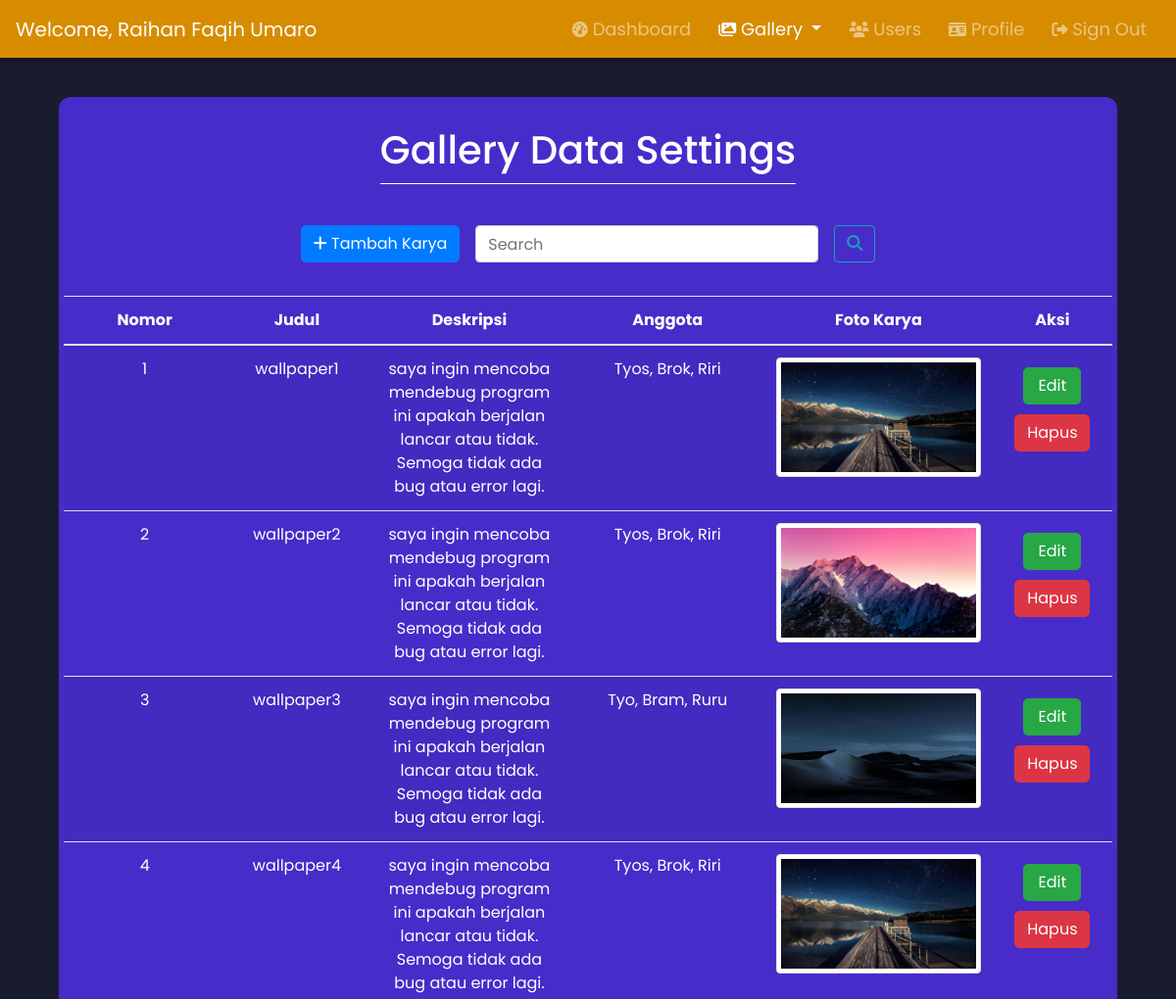
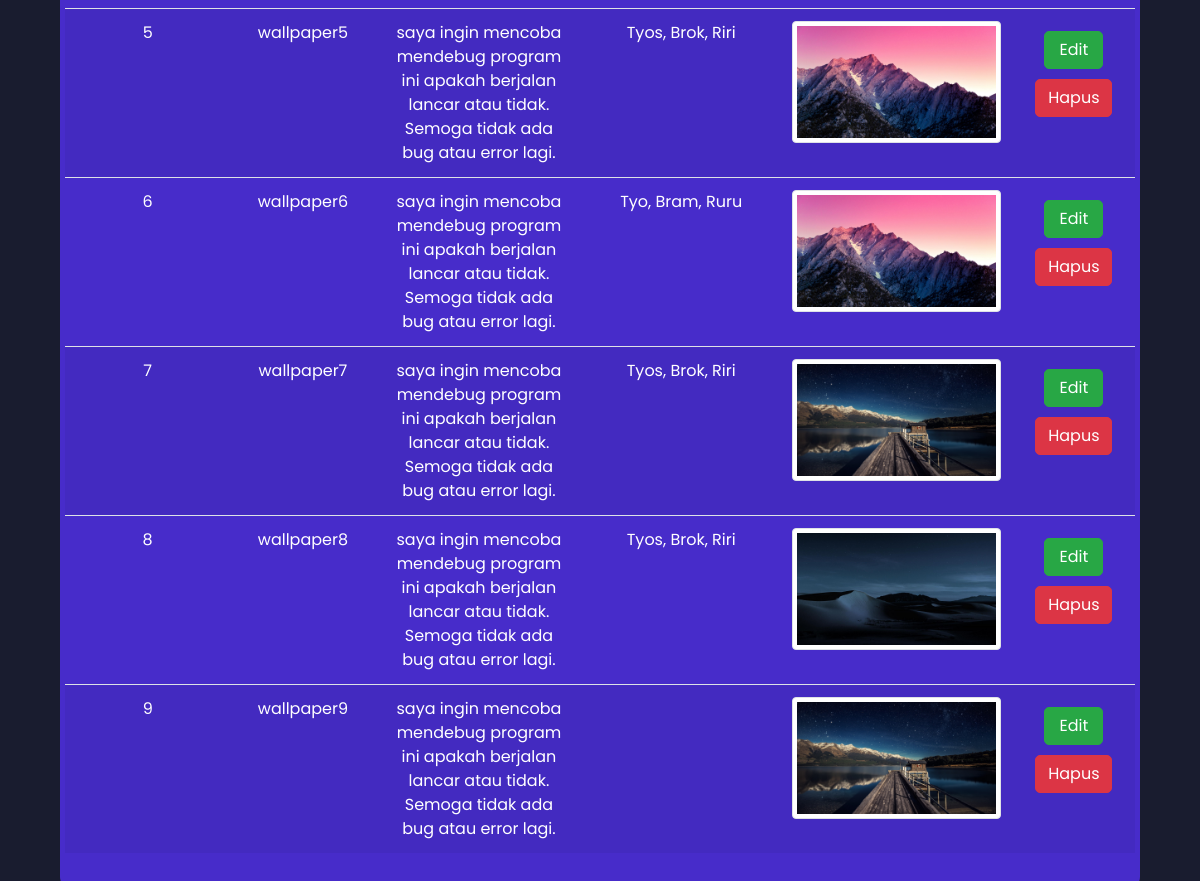
/User_Regist/admin-gallery-data.php (signed in), run on the app's committed database (2 pictures, top to bottom).
### tables this page shows
CREATE TABLE `data_karya` (
  `id` int(11) NOT NULL,
  `judul` varchar(255) NOT NULL,
  `deskripsi` text NOT NULL,
  `anggota` varchar(255) NOT NULL,
  `foto_karya` varchar(255) NOT NULL
);

### User_Regist/admin-gallery-data.php (the view, shortened to what this page needs)
<?php
    include 'header-admin.php';
?>
<section>
    <div class="container animwo mw-100" id="box" style=" color:white; padding-top: 30px; margin-top: 40px;">
        <div class="row justify-content-md-center">
            <div class="col-md-auto">
                <h1 style="text-align: center;" class="fadeInUp">Gallery Data Settings</h1>
                <hr style="border-top: 1px solid white; margin-bottom: 10px; margin-top: 10px">
            <br>
            </div>
            <form action="" method="POST">
                <div class="d-flex bd-highlight mb-3">
                    <div class="mr-auto p-2 bd-highlight">
                        <a href="admin-unggah">
                            <button name="edit-pass-btn" type="submit" class="btn btn-primary" data-toggle="modal" data-target="#exampleModal" style=" border-radius: 5px; width:fit-content" >
                            <i class="fas fa-plus"></i> Tambah Karya
                            </button>
                        </a>
                    </div>
                    <div class="p-2 bd-highlight">
                        <input name="cari" autofocus autocomplete="off" class="form-control mr-sm-2" type="search" placeholder="Search" aria-label="Search">
                    </div>
                    <div class="p-2 bd-highlight">
                        <button name="btn-cari"class="btn btn-outline-info my-2 my-sm-0" type="submit" style="width: fit-content;"><i class="fas fa-search"></i></button>
                    </div>
                </div>
            </form>
            <div class="table-responsive">
                <table class="table table-striped table-image">
                    <thead >
                        <tr>
                            <th scope="col">Nomor</th>
                            <th scope="col">Judul</th>
                            <th scope="col">Deskripsi</th>
                            <th scope="col">Anggota</th>
                            <th scope="col">Foto Karya</th>
                            <th scope="col">Aksi</th>
                        </tr>
                    </thead>
                    <tbody>
                        <?php
                            $query = "SELECT * FROM data_karya ORDER BY id ASC";
                            $result = mysqli_query($conn, $query);
                            $ID = 1;
                            while($row = mysqli_fetch_assoc($result))
                            {
                            ?>
                            <tr>
                                <td><?php echo $ID; ?></td>
                                <td><?php echo $row['judul']; ?></td>
                                <td><?php echo $row['deskripsi']; ?></td>
                                <td><?php echo $row['anggota']; ?></td>
                                <td style="text-align: center;"><img src="gambar/<?php echo $row['foto_karya']; ?>" class="img-fluid img-thumbnail"></td>
                                <td>
                                    <a href="admin-unggah-edit?id=<?php echo $row['id']; ?>" style="text-decoration:none"> <button name="edit-pass-btn" type="submit" class="btn btn-success" data-toggle="modal" data-target="#exampleModal" style="margin-top: 10px; border-radius: 5px; width:fit-content" >Edit</button></a>
                                    <a href="admin-unggah-hapus-proses?id=<?php echo $row['id']; ?>" style="text-decoration:none" onclick="return confirm('Anda yakin akan menghapus data ini?')"><button name="edit-pass-btn" type="submit" class="btn btn-danger" data-toggle="modal" data-target="#exampleModal" style="margin-top: 10px; border-radius: 5px; width:fit-content">Hapus</button></a>
                                </td>
                            </tr>
                            <?php
                                $ID++;
                            }
                        ?>
                    </tbody>
                </table>
            </div>
        </div>
        </body>
    </html>

### src/css/dashboard_admin.css (style rules this page uses)
* { margin: 0; padding: 0; box-sizing: border-box; font-family: 'Poppins', sans-serif; }
body, html { height: 100%; scroll-behavior: smooth; background-color: #191c2f; }
a i { font-size: 16px; }
input { width: 20%; margin-bottom: 10px; }
#box { background-color: #472CCA; width: 90%; padding: 20px; border-radius: 12px; }
td, th { vertical-align: middle; }
th, tr, td { color: white; text-align: center; }
tr td { max-width: 50px; }
.btn { min-width: 60% !important; width: 60%; max-width: 100%; }
.fadeInUp { animation: fadeInUp 2s ease; }
.animwo { animation: opac 4s ease; transition: transform .4s ; }

### data on the page
data_karya: judul "wallpaper1", deskripsi "saya ingin mencoba mendebug program ini apakah berjalan lancar atau tidak. Semoga tidak ada bug atau error lagi.", anggota "Tyos, Brok, Riri", foto_karya (picture)
data_karya: judul "wallpaper2", deskripsi "saya ingin mencoba mendebug program ini apakah berjalan lancar atau tidak. Semoga tidak ada bug atau error lagi.", anggota "Tyos, Brok, Riri", foto_karya (picture)
data_karya: judul "wallpaper3", deskripsi "saya ingin mencoba mendebug program ini apakah berjalan lancar atau tidak. Semoga tidak ada bug atau error lagi.", anggota "Tyo, Bram, Ruru", foto_karya (picture)
data_karya: judul "wallpaper4", deskripsi "saya ingin mencoba mendebug program ini apakah berjalan lancar atau tidak. Semoga tidak ada bug atau error lagi.", anggota "Tyos, Brok, Riri", foto_karya (picture)
data_karya: judul "wallpaper5", deskripsi "saya ingin mencoba mendebug program ini apakah berjalan lancar atau tidak. Semoga tidak ada bug atau error lagi.", anggota "Tyos, Brok, Riri", foto_karya (picture)
data_karya: judul "wallpaper6", deskripsi "saya ingin mencoba mendebug program ini apakah berjalan lancar atau tidak. Semoga tidak ada bug atau error lagi.", anggota "Tyo, Bram, Ruru", foto_karya (picture)
data_karya: judul "wallpaper7", deskripsi "saya ingin mencoba mendebug program ini apakah berjalan lancar atau tidak. Semoga tidak ada bug atau error lagi.", anggota "Tyos, Brok, Riri", foto_karya (picture)
data_karya: judul "wallpaper8", deskripsi "saya ingin mencoba mendebug program ini apakah berjalan lancar atau tidak. Semoga tidak ada bug atau error lagi.", anggota "Tyos, Brok, Riri", foto_karya (picture)
data_karya: judul "wallpaper9", deskripsi "saya ingin mencoba mendebug program ini apakah berjalan lancar atau tidak. Semoga tidak ada bug atau error lagi.", foto_karya (picture)

### other printed values
$_SESSION['namalengkap'] "Raihan Faqih Umaro"
